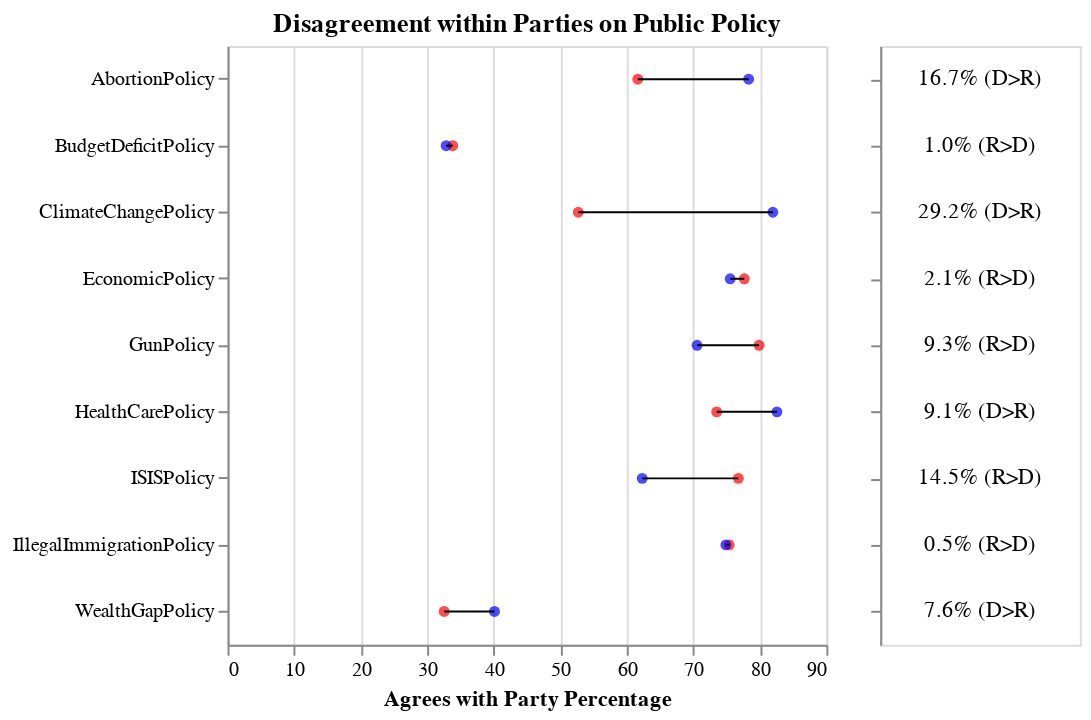

This figure's notebook cell:
### Code cell
pivot_df = policy_agreement_percentages.pivot(index='PolicyArea', columns='PoliticalParty', values='AgreePercentage').reset_index()

pivot_df.columns = ['PolicyArea', 'Democrat', 'Republican']

pivot_df['Difference'] = abs(pivot_df['Democrat'] - pivot_df['Republican'])

pivot_df['DifferenceText'] = pivot_df.apply(lambda row: f"{abs(row['Difference']):.1f}% (R>D)" 
                                             if row['Republican'] > row['Democrat'] 
                                             else f"{abs(row['Difference']):.1f}% (D>R)", axis=1)

base = alt.Chart(pivot_df).encode(
    y=alt.Y('PolicyArea:N', axis=alt.Axis(title='')),
)

republican_points = base.mark_circle(color='red', size = 30).encode(
    x=alt.X('Republican:Q', axis=alt.Axis(title='Agrees with Party Percentage')),
    tooltip=['PolicyArea:N', alt.Tooltip('Republican:Q', format='.2f')]
)

democrat_points = base.mark_circle(color='blue', size=30).encode(
    x='Democrat:Q',
    tooltip=['PolicyArea:N', alt.Tooltip('Democrat:Q', format='.2f')]
)

lines = base.mark_line().encode(
    x='Republican:Q',
    x2='Democrat:Q',
    tooltip=['PolicyArea:N', alt.Tooltip('Difference:Q', format='.2f')]
)

chart = alt.layer(republican_points, democrat_points, lines).properties(
    width=300,
    height=300,
    title='Disagreement within Parties on Public Policy'
)

difference_text_chart = alt.Chart(pivot_df).mark_text().encode(
    y=alt.Y('PolicyArea:N', axis=alt.Axis(title='', labels=False), sort=None),
    text='DifferenceText:N'
).properties(
    width=100,  # Adjust width as necessary
    height=300,  # Adjust height to match the main chart if displaying side-by-side
    title=''
)


chart | difference_text_chart

### Figure 1 — Vega-Lite specification as saved in the notebook (floating-point values rounded to 4 significant figures)
{"config": {"view": {"continuousWidth": 300, "continuousHeight": 300}}, "hconcat": [{"layer": [{"mark": {"type": "circle", "color": "red", "size": 30}, "encoding": {"tooltip": [{"field": "PolicyArea", "type": "nominal"}, {"field": "Republican", "format": ".2f", "type": "quantitative"}], "x": {"axis": {"title": "Agrees with Party Percentage"}, "field": "Republican", "type": "quantitative"}, "y": {"axis": {"title": ""}, "field": "PolicyArea", "type": "nominal"}}}, {"mark": {"type": "circle", "color": "blue", "size": 30}, "encoding": {"tooltip": [{"field": "PolicyArea", "type": "nominal"}, {"field": "Democrat", "format": ".2f", "type": "quantitative"}], "x": {"field": "Democrat", "type": "quantitative"}, "y": {"axis": {"title": ""}, "field": "PolicyArea", "type": "nominal"}}}, {"mark": {"type": "line"}, "encoding": {"tooltip": [{"field": "PolicyArea", "type": "nominal"}, {"field": "Difference", "format": ".2f", "type": "quantitative"}], "x": {"field": "Republican", "type": "quantitative"}, "x2": {"field": "Democrat"}, "y": {"axis": {"title": ""}, "field": "PolicyArea", "type": "nominal"}}}], "height": 300, "title": "Disagreement within Parties on Public Policy", "width": 300}, {"mark": {"type": "text"}, "encoding": {"text": {"field": "DifferenceText", "type": "nominal"}, "y": {"axis": {"labels": false, "title": ""}, "field": "PolicyArea", "sort": null, "type": "nominal"}}, "height": 300, "title": "", "width": 100}], "data": {"name": "data-7cb38ab360619671e23d98bb8b40f0ca"}, "$schema": "https://vega.github.io/schema/vega-lite/v5.16.3.json", "datasets": {"data-7cb38ab360619671e23d98bb8b40f0ca": [{"PolicyArea": "AbortionPolicy", "Democrat": 78.33, "Republican": 61.66, "Difference": 16.67, "DifferenceText": "16.7% (D>R)"}, {"PolicyArea": "BudgetDeficitPolicy", "Democrat": 32.86, "Republican": 33.84, "Difference": 0.9867, "DifferenceText": "1.0% (R>D)"}, {"PolicyArea": "ClimateChangePolicy", "Democrat": 81.96, "Republican": 52.72, "Difference": 29.24, "DifferenceText": "29.2% (D>R)"}, {"PolicyArea": "EconomicPolicy", "Democrat": 75.55, "Republican": 77.67, "Difference": 2.117, "DifferenceText": "2.1% (R>D)"}, {"PolicyArea": "GunPolicy", "Democrat": 70.57, "Republican": 79.89, "Difference": 9.32, "DifferenceText": "9.3% (R>D)"}, {"PolicyArea": "HealthCarePolicy", "Democrat": 82.57, "Republican": 73.52, "Difference": 9.054, "DifferenceText": "9.1% (D>R)"}, {"PolicyArea": "ISISPolicy", "Democrat": 62.33, "Republican": 76.78, "Difference": 14.45, "DifferenceText": "14.5% (R>D)"}, {"PolicyArea": "IllegalImmigrationPolicy", "Democrat": 74.9, "Republican": 75.4, "Difference": 0.4973, "DifferenceText": "0.5% (R>D)"}, {"PolicyArea": "WealthGapPolicy", "Democrat": 40.12, "Republican": 32.56, "Difference": 7.563, "DifferenceText": "7.6% (D>R)"}]}}
